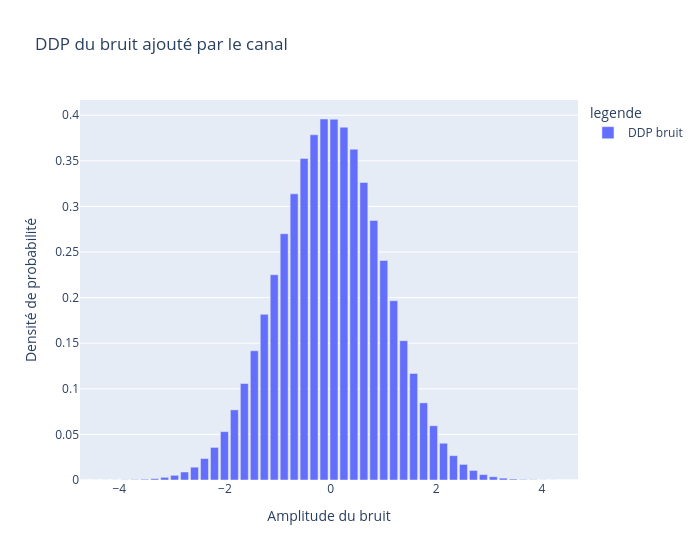

Notebook code for this chart:
### Markdown cell above
### Analyses _in-situ_

### Code cell
# analyse du canal de transmission réel
canal_id = 1        # identifiant du canal à utiliser
powB = 1            # puissance du bruit (paramètre optionnel)
sm_tr = tsa.transmit(sm, canal_id, powB)  # signal modulé transmis

bruit = sm_tr - sm
moyenne = np.mean(bruit)
variance = np.var(bruit)
ecart_type = np.std(bruit)
puissance = np.mean(bruit**2)

print("Caractérisation statistique du canal de transmission")
print(f"Moyenne du bruit: {moyenne:.4f}")
print(f"Variance du bruit: {variance:.4f}")
print(f"Ecart-type du bruit: {ecart_type:.4f}")
print(f"Puissance du bruit: {puissance:.4f}")

DDPbruit, c_bruit, Delta_bruit = histo(bruit, N=len(bruit), M=50)

df_bruit = pd.DataFrame({'x': c_bruit,'y': DDPbruit,'legende': 'DDP bruit'})
fig = px.bar(df_bruit, x='x', y='y', color='legende', labels={'x':'Amplitude du bruit', 'y':'Densité de probabilité'}, title='DDP du bruit ajouté par le canal', width=700)
fig.show()

### Figure 1 — Plotly figure (JSON) as saved in the notebook; plotly's stock layout.template omitted (floating-point values rounded to 4 significant figures)
{"data": [{"hovertemplate": "legende=DDP bruit<br>Amplitude du bruit=%{x}<br>Densité de probabilité=%{y}<extra></extra>", "legendgroup": "DDP bruit", "marker": {"color": "#636efa", "pattern": {"shape": ""}}, "name": "DDP bruit", "orientation": "v", "showlegend": true, "textposition": "auto", "type": "bar", "x": [-4.65, -4.461, -4.273, -4.084, -3.896, -3.707, -3.518, -3.33, -3.141, -2.953, -2.764, -2.576, -2.387, -2.199, -2.01, -1.822, -1.633, -1.444, -1.256, -1.067, -0.8788, -0.6902, -0.5016, -0.3131, -0.1245, 0.06401, 0.2526, 0.4411, 0.6297, 0.8182, 1.007, 1.195, 1.384, 1.572, 1.761, 1.95, 2.138, 2.327, 2.515, 2.704, 2.892, 3.081, 3.269, 3.458, 3.647, 3.835, 4.024, 4.212, 4.401, 4.589], "xaxis": "x", "y": [8.839e-06, 1.326e-05, 5.746e-05, 7.071e-05, 0.0002033, 0.0003978, 0.0007911, 0.001445, 0.002926, 0.005131, 0.008751, 0.01406, 0.02353, 0.03572, 0.05303, 0.07689, 0.1058, 0.1417, 0.1816, 0.225, 0.2701, 0.3138, 0.3527, 0.3786, 0.3959, 0.3956, 0.3869, 0.3627, 0.3262, 0.2846, 0.2407, 0.1966, 0.1528, 0.1169, 0.08459, 0.05951, 0.04029, 0.02669, 0.01712, 0.01049, 0.005936, 0.003553, 0.002042, 0.00103, 0.0005436, 0.0002829, 0.0001237, 4.862e-05, 2.652e-05, 8.839e-06], "yaxis": "y"}], "layout": {"barmode": "relative", "legend": {"title": {"text": "legende"}, "tracegroupgap": 0}, "title": {"text": "DDP du bruit ajouté par le canal"}, "width": 700, "xaxis": {"anchor": "y", "domain": [0, 1], "title": {"text": "Amplitude du bruit"}}, "yaxis": {"anchor": "x", "domain": [0, 1], "title": {"text": "Densité de probabilité"}}}}
